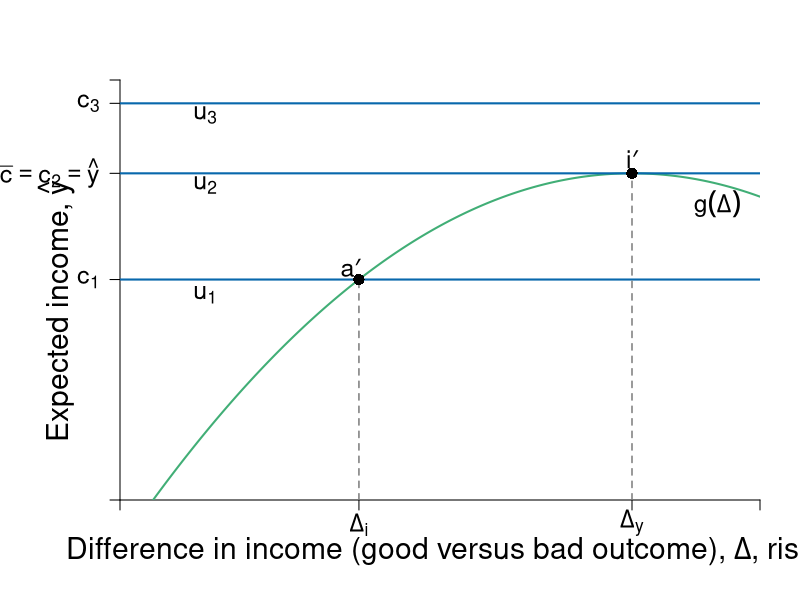

The R source for this figure:
require(ggplot2)
require(shape)
pdf(file = "risk/risk_return_neutral.pdf", width = 9, height = 7)

# Set parameters for graphics
axislabelsize <- 1.8
labelsize <- 1.5
namesize <- 1.8
annotatesize <- 1.5
graphlinewidth <- 2
segmentlinewidth <- 1.5

COL <- c("#7fc97f", "#beaed4", "#fdc086", "#ffff99", "#386cb0", "#f0027f", "#bf5b17", "#666666")
COLA <- c("#e0f3db", "#99d8c9","#66c2a4","#41ae76", "#238b45", "#005824")
COLB <- c("#c6dbef", "#4eb3d3", "#2b8cbe", "#0868ac","#084081")
COLC <- c("#fcfbfd", "#efedf5", "#dadaeb", "#bcbddc", "#9e9ac8", "#807dba", "#6a51a3", "#54278f", "#3f007d")
grays <- gray.colors(25, start = 1, end = 0)

a <- c(2, 4, 6)
par(mar =  c(5, 6, 4, 2))
xlims <- c(0, 15)
ylims <- c(0, 18)

riskreturn <- function(g, int1 = 14, int2 = 4, coeff = 1/3){
  int1 - (int2 - (coeff)*g)^2
}

uA <- function(y, g, slope = 0.5){
  y+ y*g  - slope*g^2
}

indiffA <- function(g, intercept = 3, slope = 0.125){
  intercept  + slope*g^2
}


#Plot command 
plot(0, 0, xlim = xlims, ylim = ylims, 
     type = "n",
     xlab = expression(paste("")),
     ylab = expression(paste("")), 
     axes = FALSE,
     # xlab = expression(paste("Bob's Payoff, ", u^B)),
     # ylab = expression(paste("Alfredo's Payoff, ", u^A)),
     #xaxt = "n", 
     #yaxt = "n", 
     cex.lab = axislabelsize, 
     bty = "n", 
     xaxs = "i", 
     yaxs = "i"
)

ticksy <- c(0,  riskreturn(g = 5.6), riskreturn(g = 12), 17, ylims[2])
ylabels <- c(NA, expression(paste(c[1])), expression(paste(bar(c) == c[2],phantom() == hat(y))), expression(paste(c[3])), NA)
ticksx <- c(0, 5.6, 12, xlims[2])
xlabels <- c(NA, expression(paste(Delta[i])), expression(paste(Delta[y])), NA)

axis(1, at = ticksx, pos = 0, labels = xlabels, cex.axis = labelsize)
axis(2, at = ticksy, pos = 0, labels = ylabels, las = 1, cex.axis = labelsize)
mtext(expression(paste("Difference in income (good versus bad outcome), ", Delta, ", risk")), side = 1, line = 2.5, cex = axislabelsize)
text(xlims[1] - 1.5, ylims[2] - 0.55*(ylims[2] - ylims[1]), expression(paste("Expected income, ", hat(y))), xpd = TRUE, cex = axislabelsize, srt = 90) 


npts <- 500 
xx1 <- seq(xlims[1], xlims[2], length.out = npts)
lines(xx1, riskreturn(xx1), col = COLA[4], lwd = graphlinewidth, lty = 1)

#Add points a, b, c and c
#segments(5.6, 0, 5.6, riskreturn(g = 5.6), lty = 2, col = COLB[4], lwd = segmentlinewidth)
segments(0, riskreturn(g = 5.6), xlims[2], riskreturn(g = 5.6), lty = 1, col = COLB[4], lwd = graphlinewidth)
segments(0, riskreturn(g = 12) , xlims[2], riskreturn(g = 12) , lty = 1, col = COLB[4], lwd = graphlinewidth)
segments(0, 17, xlims[2], 17, lty = 1, col = COLB[4], lwd = graphlinewidth)

segments(5.6, 0, 5.6, riskreturn(g = 5.6), lty = 2, col = grays[20], lwd = segmentlinewidth)

segments(12, 0, 12, riskreturn(g = 12) , lty = 2, col = grays[20], lwd = segmentlinewidth)


#Label risk return schedule
text(14, 12.7, expression(paste(g(Delta))), cex = labelsize)


#Label value functions
text(2, 8.8, expression(u[1]), cex = labelsize)
text(2, 13.5, expression(u[2]), cex = labelsize)
text(2, 16.5, expression(u[3]), cex = labelsize)


points(5.6, riskreturn(g = 5.6), pch = 16, col = "black", cex = 1.5)
text(5.6 - 0.2, riskreturn(g = 5.6) + 0.5, expression(paste(a*minute)), cex = labelsize)


points(12, riskreturn(g = 12) , pch = 16, col = "black", cex = 1.5)
text(12, riskreturn(g = 12) + 0.6, expression(paste(i*minute)), cex = labelsize)


dev.off()
